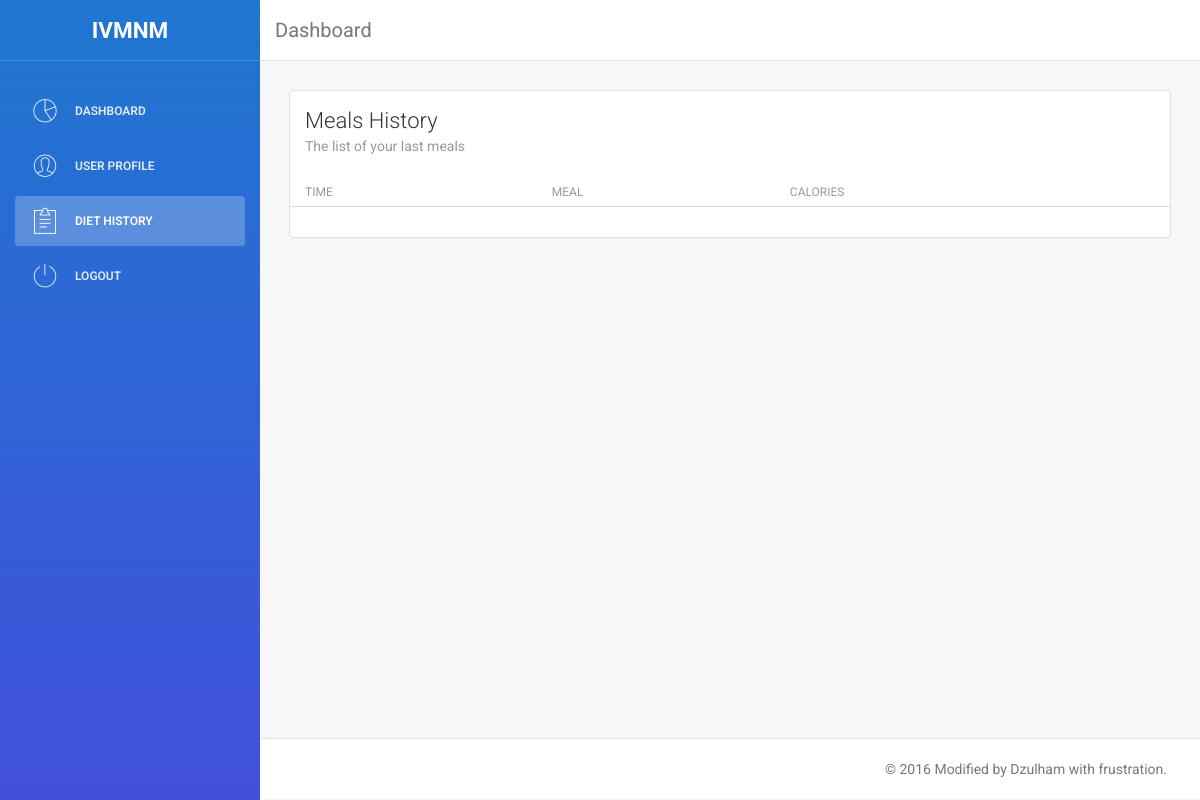
Before: /dashboard/history (signed in) with the older database file.
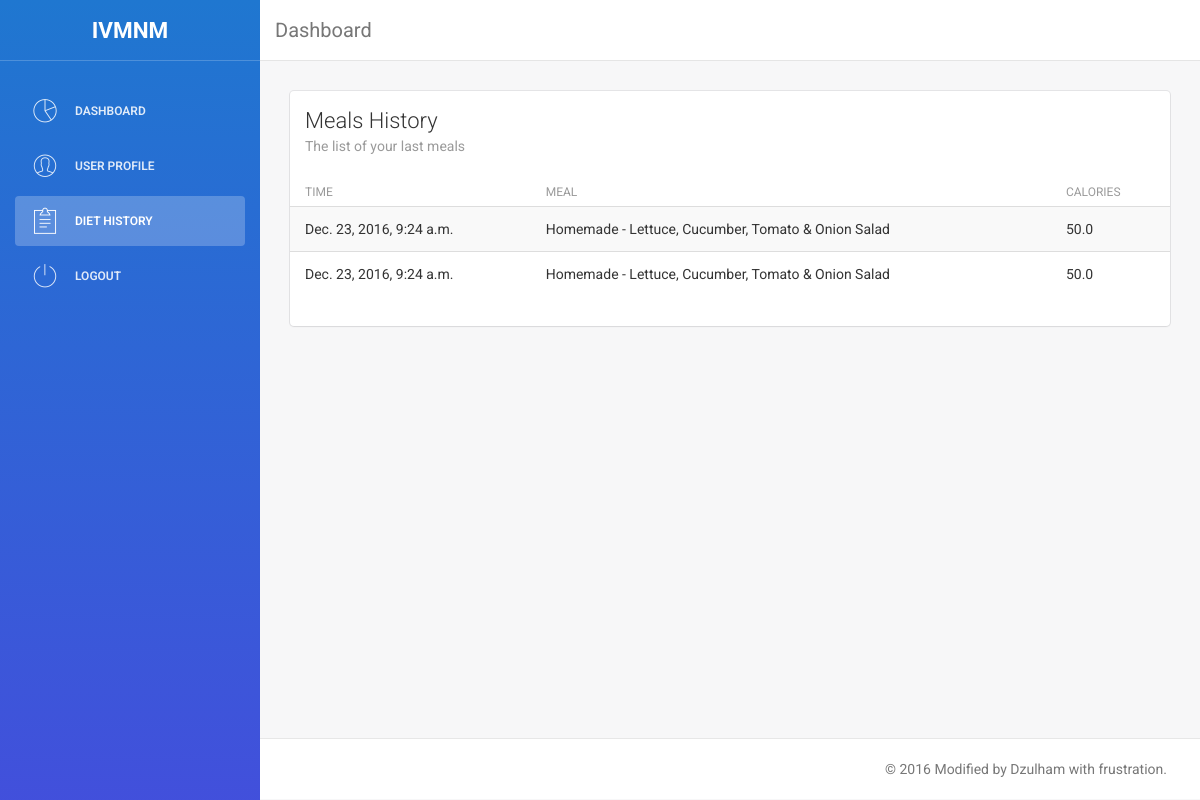
After: the same page with the newer database file.
### dashboard/models.py (models this page shows, shortened)
class History(models.Model) :
	user = models.ForeignKey(User, on_delete=models.CASCADE, default=None, blank=True, null=True)
	meal 	= models.ForeignKey(Meal, on_delete=models.CASCADE, default=None, blank=True, null=True)
	time	= models.DateTimeField(default=now)

class Meal(models.Model) :
	name	= models.CharField(max_length=1024)
	calorie	= models.FloatField()
	imgurl  = models.URLField()

### dashboard/views.py (the view)
@login_required(login_url='/login')
def history(req) :
	diet_history = History.objects.order_by('time')[::-1]
	context = {'diet_history': diet_history}
	return render(req, 'dashboard/history.html', context)

### dashboard/templates/dashboard/history.html (shortened to what this page needs)
<!doctype html>
<html lang="en">
<head>
    <link href="/static/dashboard/css/bootstrap.min.css" rel="stylesheet" />
    <link href="/static/dashboard/css/animate.min.css" rel="stylesheet" />
    <link href="/static/dashboard/css/light-bootstrap-dashboard.css" rel="stylesheet" />
    <link href="http://maxcdn.bootstrapcdn.com/font-awesome/4.2.0/css/font-awesome.min.css" rel="stylesheet">
    <link href="/static/dashboard/css/pe-icon-7-stroke.css" rel="stylesheet" />
</head>
<body>
    <div class="wrapper">
        <div class="sidebar" data-color="blue">
            <div class="sidebar-wrapper">
                <div class="logo">
                    <div class="simple-text">
                        <div style="font-size:1.25em;font-weight:bold">IVMNM</div>
                    </div>
                </div>
                <ul class="nav">
                    <li>
                        <a href="/dashboard">
                            <i class="pe-7s-graph"></i>
                            <p>Dashboard</p>
                        </a>
                    </li>
                    <li>
                        <a href="/dashboard/user">
                            <i class="pe-7s-user"></i>
                            <p>User Profile</p>
                        </a>
                    </li>
                    <li class="active">
                        <a href="/dashboard/history">
                            <i class="pe-7s-note2"></i>
                            <p>Diet History</p>
                        </a>
                    </li>
                    <li class="bottom-side">
                        <a href="/dashboard/logout">
                            <i class="pe-7s-power"></i>
                            <p>Logout</p>
                        </a>
                    </li>
                </ul>
            </div>
        </div>
        <div class="main-panel">
            <nav class="navbar navbar-default navbar-fixed">
                <div class="container-fluid">
                    <div class="navbar-header">
                        <a class="navbar-brand" href="#">Dashboard</a>
                    </div>
                    <div class="collapse navbar-collapse">
                        <ul class="nav navbar-nav navbar-right">
                            <li>
                                <a href="/dashboard/user">{{ user.first_name }} {{ user.last_name }}</a>
                            </li>
                        </ul>
                    </div>
                </div>
            </nav>
            <div class="content">
                <div class="container-fluid">
                    <div class="row">
                        <div class="col-md-12">
                            <div class="card">
                                <div class="header">
                                    <h4 class="title">Meals History</h4>
                                    <p class="category">The list of your last meals</p>
                                </div>
                                <div class="content table-responsive table-full-width">
                                    <table class="table table-striped">
                                        <thead>
                                            <th>Time</th>
                                            <th>Meal</th>
                                            <th>Calories</th>
                                        </thead>
                                        <tbody>
                                            {% if diet_history %} {% for diet in diet_history %} {% if diet.user.id is user.id %}
                                            <tr>
                                                <td>{{ diet.time }}</td>
                                                <td>{{ diet.meal.name }}</td>
                                                <td>{{ diet.meal.calorie }}</td>
                                            </tr>
                                            {% endif %} {% endfor %} {% endif %}
                                        </tbody>
                                    </table>
                                </div>
                            </div>
                        </div>
                    </div>
                </div>
            </div>
            <footer class="footer">
                <div class="container-fluid">
                    <p class="copyright pull-right">
                        &copy; 2016 Modified by Dzulham with frustration.
                    </p>
                </div>
            </footer>
        </div>
    </div>
</body>
</html>

Changed rows visible on the page:
added History: time "Dec. 23, 2016, 9:24 a.m.", meal.name "Homemade - Lettuce, Cucumber, Tomato & Onion Salad", meal.calorie "50.0"
added History: time "Dec. 23, 2016, 9:24 a.m.", meal.name "Homemade - Lettuce, Cucumber, Tomato & Onion Salad", meal.calorie "50.0"
